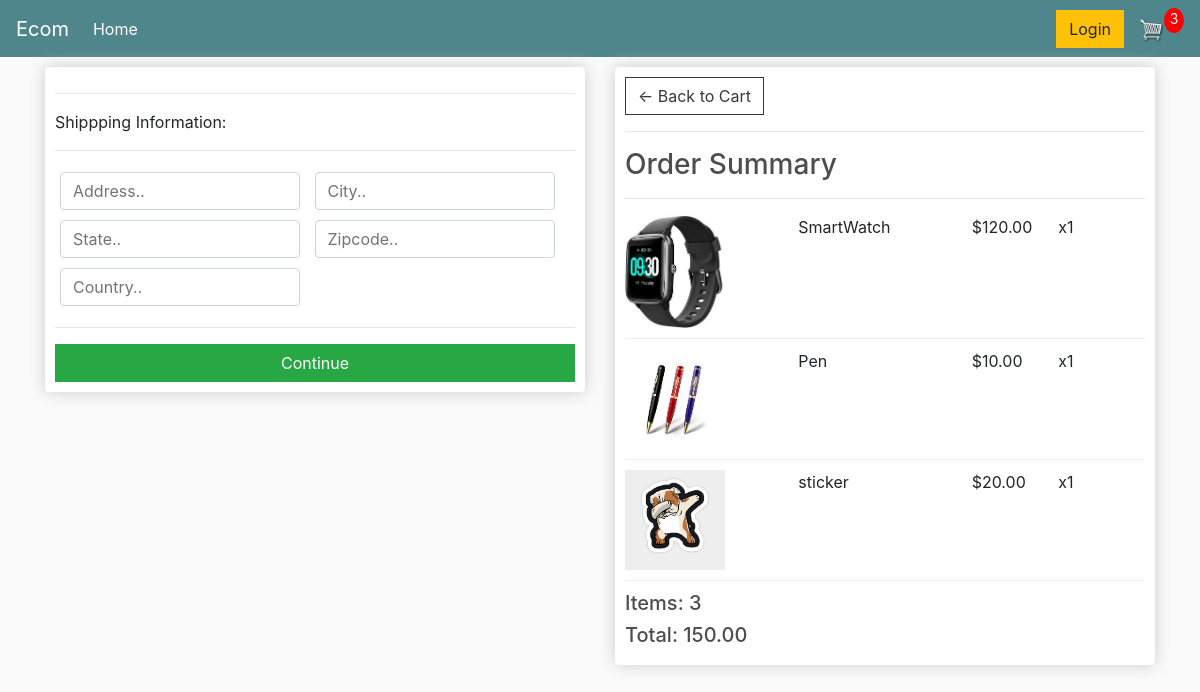
Screenshot of /checkout/ (signed in) with the database file from the repository.
### store/models.py (models this page shows, shortened)
class OrderItem(models.Model):
    product= models.ForeignKey(Product, on_delete=models.SET_NULL, null=True)
    order = models.ForeignKey(Order, on_delete=models.SET_NULL, null=True)
    quantity = models.IntegerField(default=0, null=True, blank=True)
    date_added = models.DateTimeField(auto_now_add=True)
    @property
    def get_total(self):
        total = self.product.price * self.quantity
        return total

class Product(models.Model):
    name = models.CharField(max_length=200, null=True)
    price = models.DecimalField(max_digits=7, decimal_places=2)
    digital = models.BooleanField(default=False, null=True, blank=False)
    image = models.ImageField(null=True, blank=True)
    @property
    def imageURL(self):
        try:
            url= self.image.url
        except:
            url= ''
        return url

class Order(models.Model):
    customer = models.ForeignKey(Customer, on_delete=models.SET_NULL, blank=True, null=True)
    date_orderd = models.DateTimeField(auto_now_add=True)
    complete = models.BooleanField(default=False, null=True, blank=False)
    transaction_id = models.CharField(max_length=200, null=True)
    @property
    def shipping(self):
        shipping = False
        orderitems = self.orderitem_set.all()
        for i in orderitems:
            if i.product.digital == False:
                shipping = True
        return shipping
    @property
    def get_cart_total(self):
        orderitems = self.orderitem_set.all()
        total = sum([item.get_total for item in orderitems])
        return total
    @property
    def get_cart_items(self):
        orderitems = self.orderitem_set.all()
        total = sum([item.quantity for item in orderitems])
        return total

### store/views.py (the view)
# urls.py: path('checkout/', views.checkout, name="checkout"),
def checkout(request):
    if request.user.is_authenticated:
        customer = request.user.customer
        order, created = Order.objects.get_or_create(customer= customer, complete= False)
        items = order.orderitem_set.all()
        cartItems = order.get_cart_items
    else:
        items= []
        order = {'get_cart_total':0, 'get_cart_items':0, 'shipping': False}
        cartItems = order.get_cart_items
    context= {'items': items, 'order': order, 'cartItems': cartItems}
    return render(request, 'store/Checkout.html', context)

### store/templates/store/Checkout.html (shortened to what this page needs)
{% extends 'store/Main.html' %}
{% load static %}
{% block content %}
<div class="row">
    <div class="col-lg-6">
        <div class="box-element" id="form-wrapper">
            <form id="form">
                <div id="shipping-info">
                    <hr>
                    <p>Shippping Information:</p>
                    <hr>
                    <div class="form-field">
                        <input class="form-control" type="text" name="address" placeholder="Address..">
                    </div>
                    <div class="form-field">
                        <input class="form-control" type="text" name="city" placeholder="City..">
                    </div>
                    <div class="form-field">
                        <input class="form-control" type="text" name="state" placeholder="State..">
                    </div>
                    <div class="form-field">
                        <input class="form-control" type="text" name="zipcode" placeholder="Zipcode..">
                    </div>
                    <div class="form-field">
                        <input class="form-control" type="text" name="country" placeholder="Country..">
                    </div>
                </div>
                <hr>
                <input id="form-button" class="btn btn-success btn-block" type="submit" value="Continue">
            </form>
        </div>
        <br>
    </div>
    <div class="col-lg-6">
        <div class="box-element">
            <a class="btn btn-outline-dark" href="{% url 'cart' %}">&#x2190; Back to Cart</a>
            <hr>
            <h3>Order Summary</h3>
            <hr>
            {% for item in items %}
            <div class="cart-row">
                <div style="flex:2">
                    <img class="row-image" src="{{item.product.imageURL}}">
                </div>
                <div style="flex:2"><p>{{item.product.name}}</p></div>
                <div style="flex:1"><p>${{item.product.price}}</p></div>
                <div style="flex:1"><p>x{{item.quantity}}</p></div>
            </div>
            {% endfor %}
            <h5>Items: {{order.get_cart_items}}</h5>
            <h5>Total: {{order.get_cart_total | floatformat:2}}</h5>
        </div>
    </div>
</div>
{% endblock %}

### store/static/store/css/main.css (style rules this page uses)
body { background-color: hsl(0, 0%, 98%); }
h1,h2,h3,h4,h5,h6 { color:hsl(0, 0%, 30%); }
.box-element { box-shadow:hsl(0, 0%, 80%) 0 0 16px; background-color: #fff; border-radius: 4px; padding: 10px; }
.col-lg-4, .col-lg-6, .col-lg-8, .col-lg-12 { margin-top: 10px; }
.btn { border-radius: 0; }
.row-image { width: 100px; }
.form-field { width:250px; display: inline-block; padding: 5px; }
.cart-row { display: flex; align-items: flex-stretch; padding-bottom: 10px; margin-bottom: 10px; border-bottom: 1px solid #ececec; }

### rows the page displays
OrderItem: product.imageURL (picture), product.name "SmartWatch", product.price "120.00", quantity "1"
OrderItem: product.imageURL (picture), product.name "Pen", product.price "10.00", quantity "1"
OrderItem: product.imageURL (picture), product.name "sticker", product.price "20.00", quantity "1"
Order: get_cart_items "3", get_cart_total "150.00"

### other values shown
{{ cartItems }} "3"
